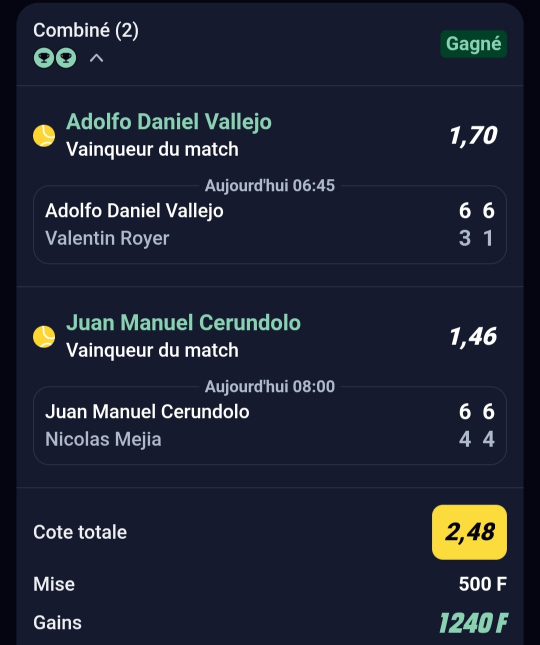
#> input picture upload/IMG_20261008_192748.jpg, 1080 x 1289 px, found by its file name (shown at 1/2 size)
$ python font_compare.py
#> lines starting #> are read from the running program, lines starting #| are printed output that depends on the picture
#!/usr/bin/env python3
"""Planche de comparaison: crops réels Betclic vs 4 polices candidates (v2)."""
from PIL import Image, ImageDraw, ImageFont
import os

BASE = '/home/z/my-project/scripts/betclic_analysis'
FD = os.path.join(BASE, 'fonts')
UP = '/home/z/my-project/upload'

img_w = Image.open(os.path.join(UP, 'IMG_20261008_192748.jpg')).convert('RGB')
#> img_w is the input picture: PIL image 1080x1289 RGB; mean R, G, B 30.4, 35.7, 51.7
CARD = (0x14, 0x18, 0x2c)
GREEN = (0x8b, 0xd1, 0xb4)
GREY_LBL = (150, 155, 175)
FONTS = ['roboto', 'inter', 'figtree', 'dmsans']
LBL = ImageFont.truetype(os.path.join(FD, 'roboto-400.ttf'), 16)

def fnt(key, weight, size):
    return ImageFont.truetype(os.path.join(FD, f'{key}-{weight}.ttf'), size)

# ── Planche A: pick name + market ──
real_a = img_w.crop((130, 218, 700, 320))
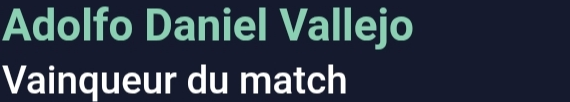
#> real_a: PIL image 570x102 RGB; mean R, G, B 47.2, 58.5, 72.1
fonts_used = FONTS
row_h = 100
canv_a = Image.new('RGB', (570, row_h * len(FONTS) + 10), CARD)
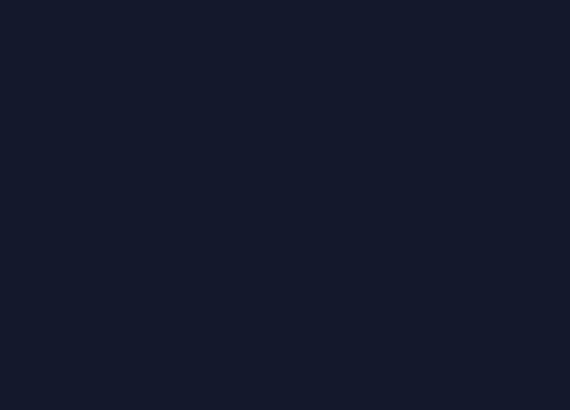
#> canv_a: PIL image 570x410 RGB; mean R, G, B 20, 24, 44
d = ImageDraw.Draw(canv_a)
y = 5
for key in FONTS:
    d.text((6, y + 2), 'Adolfo Daniel Vallejo', font=fnt(key, '700', 42), fill=GREEN)
    d.text((6, y + 56), 'Vainqueur du match', font=fnt(key, '400', 38), fill=(255,255,255))
    d.text((430, y + 30), key, font=LBL, fill=GREY_LBL)
    y += row_h
#> after the loop, y = 405

# ── Planche B: cotes italiques ──
real_b = img_w.crop((880, 235, 1010, 300))
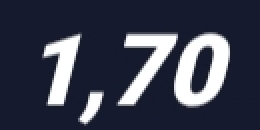
#> real_b: PIL image 130x65 RGB (shown 2 times larger); mean R, G, B 60.6, 64.7, 81.1
canv_b = Image.new('RGB', (130, 130 * len(FONTS) + 10), CARD)
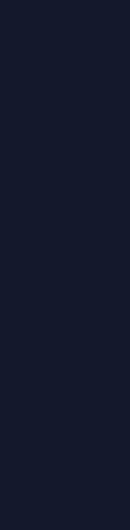
#> canv_b: PIL image 130x530 RGB; mean R, G, B 20, 24, 44
d = ImageDraw.Draw(canv_b)
y = 8
for key in FONTS:
    d.text((10, y), '1,70', font=fnt(key, 'i700', 56), fill=(255,255,255))
    d.text((10, y + 68), key, font=LBL, fill=GREY_LBL)
    y += 130
#> after the loop, y = 528

# ── Planche C: header + Gagné ──
real_c = img_w.crop((60, 42, 560, 100))
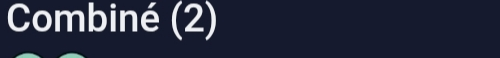
#> real_c: PIL image 500x58 RGB; mean R, G, B 38.5, 43.5, 61.9
canv_c = Image.new('RGB', (500, 66 * len(FONTS) + 10), CARD)
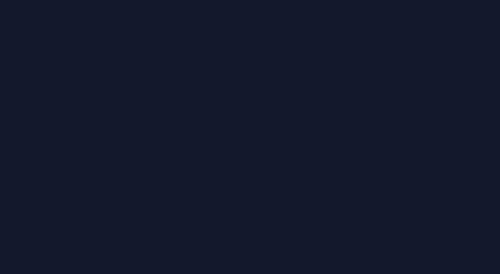
#> canv_c: PIL image 500x274 RGB; mean R, G, B 20, 24, 44
d = ImageDraw.Draw(canv_c)
y = 6
for key in FONTS:
    d.text((6, y), "Combiné (2)", font=fnt(key, '500', 38), fill=(255,255,255))
    d.text((260, y), "Gagné", font=fnt(key, '700', 30), fill=GREEN)
    d.text((400, y + 10), key, font=LBL, fill=GREY_LBL)
    y += 66
#> after the loop, y = 270

# empilement vertical: [réel | rendus] par planche
blocks = [('A', real_a, canv_a), ('B', real_b, canv_b), ('C', real_c, canv_c)]
W = max(r.width + c.width + 130 for _, r, c in blocks)
#> W = 1270
H = sum(max(r.height, c.height) + 30 for _, r, c in blocks) + 10
#> H = 1314
sheet = Image.new('RGB', (W, H), (8, 8, 12))
d = ImageDraw.Draw(sheet)
y = 5
for name, r, c in blocks:
    d.text((8, y + 4), f'{name} RÉEL →', font=LBL, fill=(255, 210, 60))
    sheet.paste(r, (95, y))
    d.text((95 + r.width + 8, y + 4), 'RENDU →', font=LBL, fill=(120, 220, 255))
    sheet.paste(c, (95 + r.width + 90, y))
    y += max(r.height, c.height) + 30
#> this loop made 3 passes
#> (name, y) on passes 1 to 3: ('A', 445), ('B', 1005), ('C', 1309)
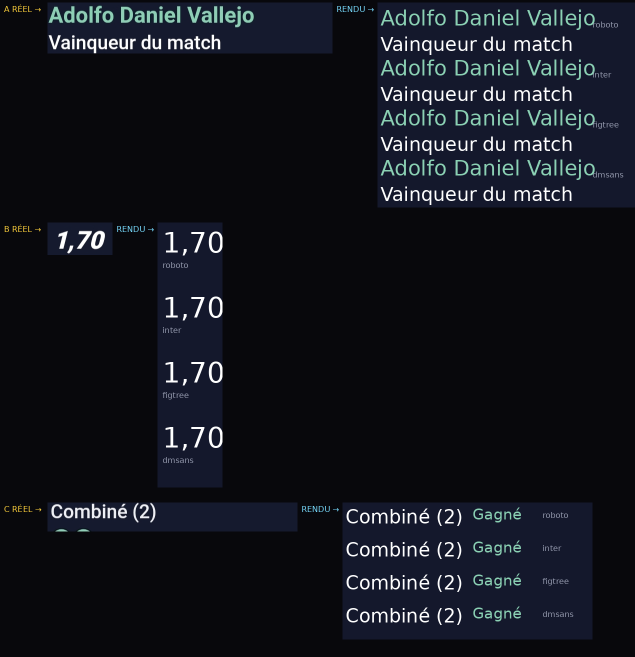
#> sheet: PIL image 1270x1314 RGB (shown at 1/2 size); mean R, G, B 18.1, 20.3, 28.1
#> after the loop, y = 1309
sheet.save(os.path.join(BASE, 'font_compare.png'))
print(f'✅ font_compare.png {sheet.size}')
#| ✅ font_compare.png (1270, 1314)
